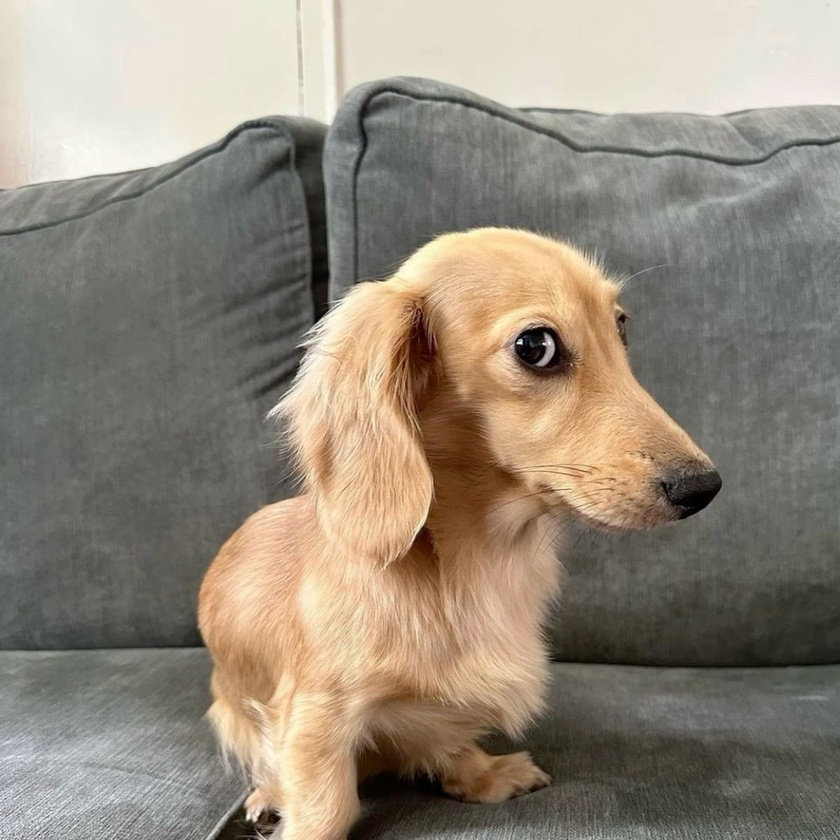
#> input picture less_3/dog_2.jpg, 840 x 840 px, shrunk from 1200 x 1200 before the run, found by its file name
$ python task3.py
#> lines starting #> are read from the running program, lines starting #| are printed output that depends on the picture
import numpy as np
from PIL import Image
import matplotlib.pyplot as plt

img_pil = Image.open("less_3/dog_2.jpg").convert("RGB")
#> img_pil is the input picture: PIL image 840x840 RGB; mean R, G, B 146.7, 136.8, 122.3
img_arr = np.array(img_pil)
gray_arr = np.array(img_pil.convert('L'))
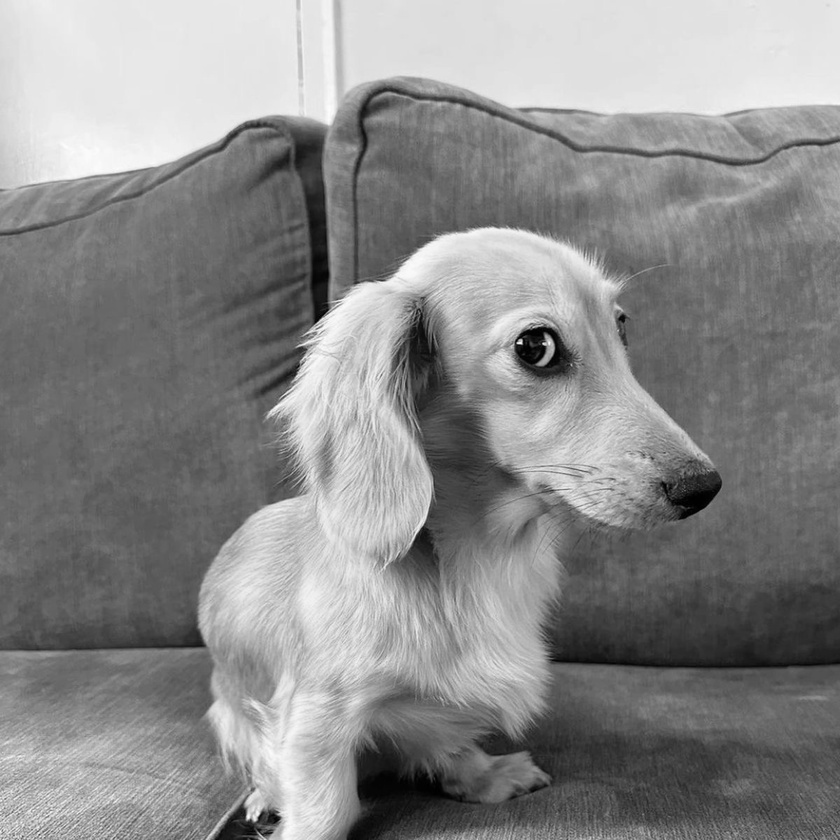
#> gray_arr: shape (840, 840); min 0, max 253, mean 138.1

## Гистограмма яркости
fig, ax = plt.subplots(figsize=(8, 5))
ax.hist(gray_arr.ravel(), bins=256, range=(0, 256))
ax.set_xlabel("Значение яркости")
ax.set_ylabel("Число пикселей")
fig.savefig("less_3/result/hist_gray.png", dpi=150)
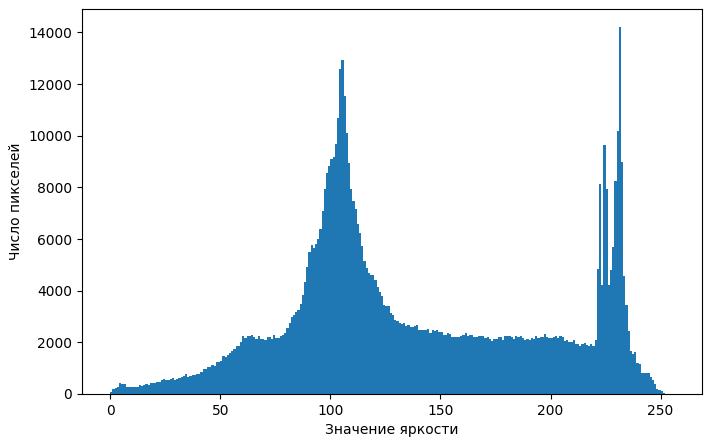
#> figure drawn by matplotlib, 1 panel; tallest bar 14198 high, from x = 231 to 232
plt.close(fig)

## Гистограммы каналов RGB
fig, ax = plt.subplots(figsize=(8, 5))
colors = ["red", "green", "blue"]
labels = ["R", "G", "B"]

for channel in range(3):
    values = img_arr[:, :, channel]
    ax.hist(values.ravel(), bins=256, range=(0, 256), histtype="step", color=colors[channel], label=labels[channel])
#> this loop made 3 passes
#> pass 1, `values = img_arr[:, :, channel]`:
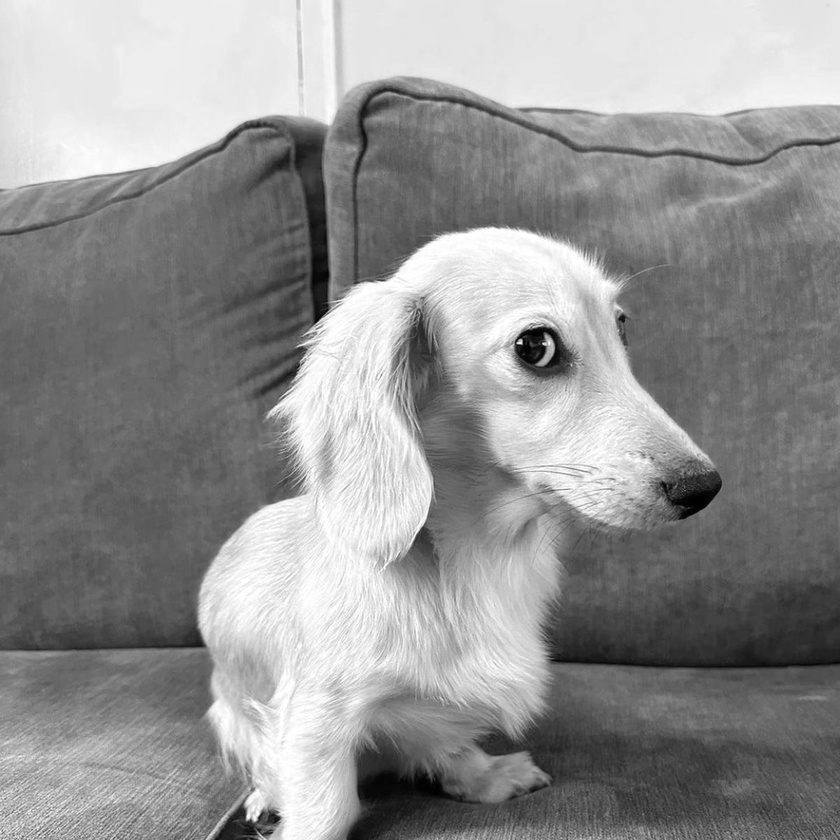
#> values: shape (840, 840); min 0, max 255, mean 146.7
#> pass 3, `values = img_arr[:, :, channel]`:
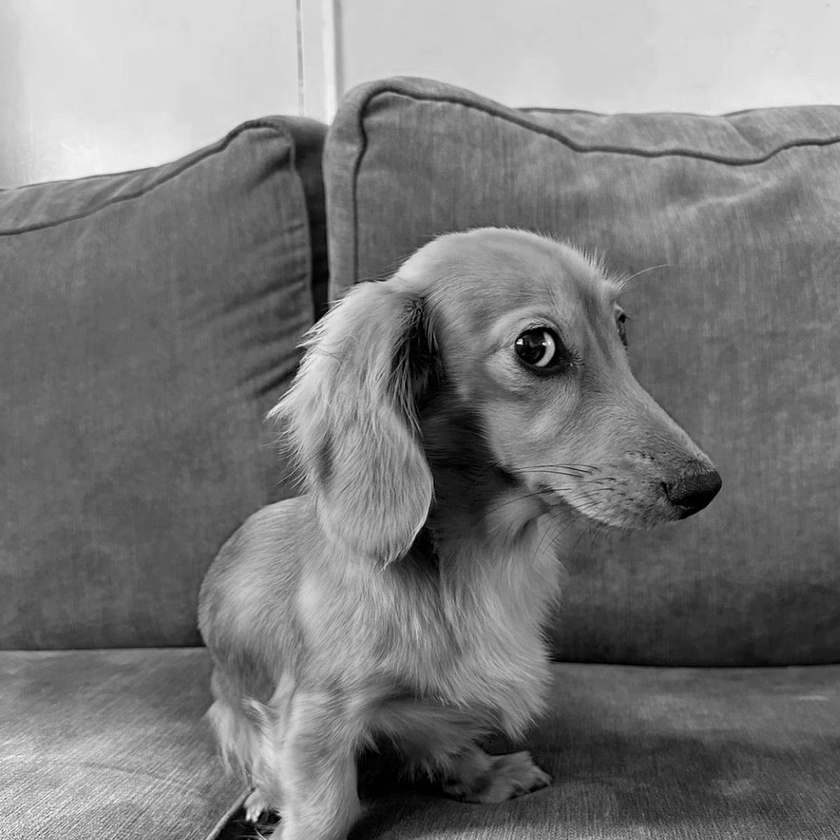
#> values: shape (840, 840); min 0, max 253, mean 122.3

ax.legend()
fig.savefig("less_3/result/hist_rgb.png", dpi=150)
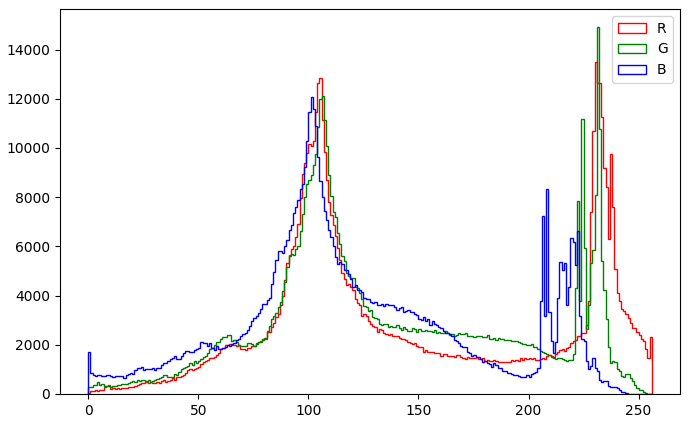
#> figure drawn by matplotlib, 1 panel
plt.close(fig)

## Гистограмма после квантизации яркости
levels = 8

indices = np.rint(
    gray_arr.astype(np.float32) * (levels - 1) / 255
)
quantized_array = np.rint(
    indices * 255 / (levels - 1)
).astype(np.uint8)

values, counts = np.unique(quantized_array, return_counts=True)
#> values = [0, 36, 73, 109, 146, 182, 219, 255]; counts = [5768, 30248, 98806, 245834, 89215, 80917, 143872, 10940]
fig, ax = plt.subplots(figsize=(8, 5))
ax.bar(values, counts, width=5)
ax.set_xticks(values)
ax.set_xlim(0, 255)
ax.set_xlabel("Значение яркости")
ax.set_ylabel("Число пикселей")
fig.savefig("less_3/result/hist_quantized.png", dpi=150)
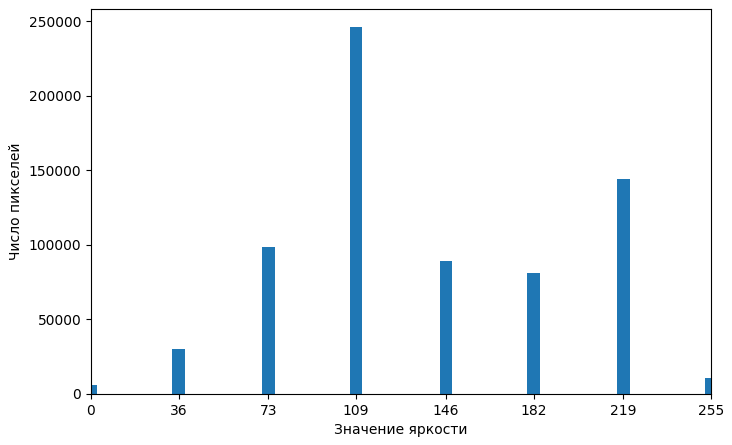
#> figure drawn by matplotlib, 1 panel; tallest bar 245834 high, from x = 106.5 to 111.5
plt.close(fig)
